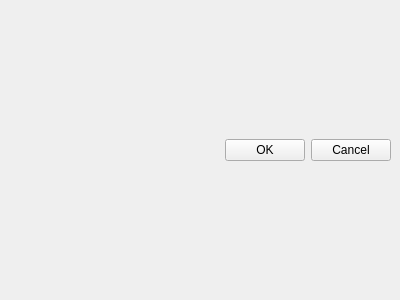
<ui version="4.0" >
 <class>dia_form_win_many2one</class>
 <widget class="QWidget" name="dia_form_win_many2one" >
  <property name="geometry" >
   <rect>
    <x>0</x>
    <y>0</y>
    <width>400</width>
    <height>300</height>
   </rect>
  </property>
  <property name="windowTitle" >
   <string>Tiny ERP - Link</string>
  </property>
  <layout class="QVBoxLayout" >
   <property name="spacing" >
    <number>6</number>
   </property>
   <property name="leftMargin" >
    <number>9</number>
   </property>
   <property name="topMargin" >
    <number>9</number>
   </property>
   <property name="rightMargin" >
    <number>9</number>
   </property>
   <property name="bottomMargin" >
    <number>9</number>
   </property>
   <item>
    <layout class="QHBoxLayout" >
     <property name="spacing" >
      <number>6</number>
     </property>
     <property name="leftMargin" >
      <number>0</number>
     </property>
     <property name="topMargin" >
      <number>0</number>
     </property>
     <property name="rightMargin" >
      <number>0</number>
     </property>
     <property name="bottomMargin" >
      <number>0</number>
     </property>
     <item>
      <spacer>
       <property name="orientation" >
        <enum>Qt::Horizontal</enum>
       </property>
       <property name="sizeHint" >
        <size>
         <width>40</width>
         <height>20</height>
        </size>
       </property>
      </spacer>
     </item>
     <item>
      <layout class="QHBoxLayout" >
       <property name="spacing" >
        <number>6</number>
       </property>
       <property name="leftMargin" >
        <number>0</number>
       </property>
       <property name="topMargin" >
        <number>0</number>
       </property>
       <property name="rightMargin" >
        <number>0</number>
       </property>
       <property name="bottomMargin" >
        <number>0</number>
       </property>
       <item>
        <widget class="QPushButton" name="pushOk" >
         <property name="text" >
          <string>OK</string>
         </property>
         <property name="icon" >
          <iconset resource="common.qrc" >:/images/images/ok.png</iconset>
         </property>
        </widget>
       </item>
       <item>
        <widget class="QPushButton" name="pushCancel" >
         <property name="text" >
          <string>Cancel</string>
         </property>
         <property name="icon" >
          <iconset resource="common.qrc" >:/images/images/cancel.png</iconset>
         </property>
        </widget>
       </item>
      </layout>
     </item>
    </layout>
   </item>
  </layout>
 </widget>
 <resources>
  <include location="common.qrc" />
 </resources>
 <connections/>
</ui>
